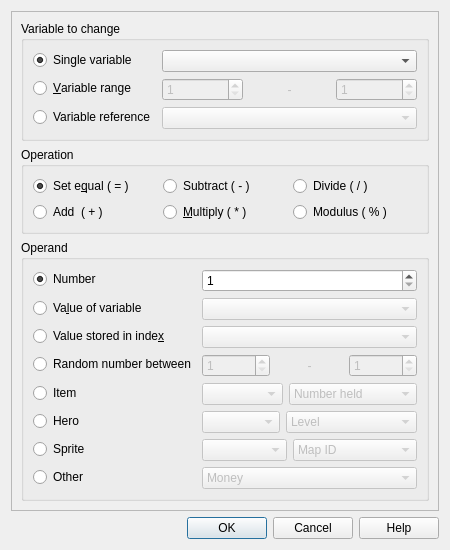
<?xml version="1.0" encoding="UTF-8"?>
<ui version="4.0">
 <class>VariableOperations</class>
 <widget class="QDialog" name="VariableOperations">
  <property name="windowModality">
   <enum>Qt::WindowModal</enum>
  </property>
  <property name="geometry">
   <rect>
    <x>0</x>
    <y>0</y>
    <width>450</width>
    <height>526</height>
   </rect>
  </property>
  <property name="sizePolicy">
   <sizepolicy hsizetype="Fixed" vsizetype="Fixed">
    <horstretch>0</horstretch>
    <verstretch>0</verstretch>
   </sizepolicy>
  </property>
  <property name="maximumSize">
   <size>
    <width>450</width>
    <height>526</height>
   </size>
  </property>
  <property name="windowTitle">
   <string>Variable Operations</string>
  </property>
  <property name="modal">
   <bool>true</bool>
  </property>
  <layout class="QVBoxLayout" name="verticalLayout">
   <item>
    <widget class="QFrame" name="frame">
     <property name="frameShape">
      <enum>QFrame::StyledPanel</enum>
     </property>
     <property name="frameShadow">
      <enum>QFrame::Raised</enum>
     </property>
     <layout class="QVBoxLayout" name="verticalLayout_2">
      <item>
       <widget class="QGroupBox" name="groupBox">
        <property name="title">
         <string>Variable to change</string>
        </property>
        <layout class="QFormLayout" name="formLayout">
         <item row="0" column="0">
          <widget class="QRadioButton" name="var_box_single">
           <property name="text">
            <string>Single variable</string>
           </property>
           <property name="checked">
            <bool>true</bool>
           </property>
          </widget>
         </item>
         <item row="0" column="1">
          <widget class="VariableRpgComboBox" name="var_single"/>
         </item>
         <item row="1" column="0">
          <widget class="QRadioButton" name="var_box_range">
           <property name="text">
            <string>&amp;Variable range</string>
           </property>
          </widget>
         </item>
         <item row="1" column="1">
          <layout class="QHBoxLayout" name="horizontalLayout">
           <item>
            <widget class="QSpinBox" name="var_range_from">
             <property name="enabled">
              <bool>false</bool>
             </property>
             <property name="minimum">
              <number>1</number>
             </property>
             <property name="maximum">
              <number>999</number>
             </property>
            </widget>
           </item>
           <item>
            <widget class="QLabel" name="var_range_label">
             <property name="enabled">
              <bool>false</bool>
             </property>
             <property name="text">
              <string>-</string>
             </property>
             <property name="alignment">
              <set>Qt::AlignCenter</set>
             </property>
            </widget>
           </item>
           <item>
            <widget class="QSpinBox" name="var_range_to">
             <property name="enabled">
              <bool>false</bool>
             </property>
             <property name="minimum">
              <number>1</number>
             </property>
             <property name="maximum">
              <number>999</number>
             </property>
            </widget>
           </item>
          </layout>
         </item>
         <item row="2" column="0">
          <widget class="QRadioButton" name="var_box_ref">
           <property name="text">
            <string>Variable reference</string>
           </property>
          </widget>
         </item>
         <item row="2" column="1">
          <widget class="VariableRpgComboBox" name="var_ref">
           <property name="enabled">
            <bool>false</bool>
           </property>
          </widget>
         </item>
        </layout>
       </widget>
      </item>
      <item>
       <widget class="QGroupBox" name="groupBox_2">
        <property name="title">
         <string>Operation</string>
        </property>
        <layout class="QGridLayout" name="gridLayout">
         <item row="0" column="0">
          <widget class="QRadioButton" name="ope_eq">
           <property name="text">
            <string>Set e&amp;qual ( = )</string>
           </property>
           <property name="checked">
            <bool>true</bool>
           </property>
          </widget>
         </item>
         <item row="1" column="0">
          <widget class="QRadioButton" name="ope_add">
           <property name="text">
            <string>Add  ( + )</string>
           </property>
          </widget>
         </item>
         <item row="1" column="1">
          <widget class="QRadioButton" name="ope_mul">
           <property name="text">
            <string>&amp;Multiply ( * )</string>
           </property>
          </widget>
         </item>
         <item row="0" column="2">
          <widget class="QRadioButton" name="ope_div">
           <property name="text">
            <string>Divide ( / )</string>
           </property>
          </widget>
         </item>
         <item row="1" column="2">
          <widget class="QRadioButton" name="ope_mod">
           <property name="text">
            <string>Modulus ( % )</string>
           </property>
          </widget>
         </item>
         <item row="0" column="1">
          <widget class="QRadioButton" name="ope_sub">
           <property name="text">
            <string>Subtract ( - )</string>
           </property>
          </widget>
         </item>
        </layout>
       </widget>
      </item>
      <item>
       <widget class="QGroupBox" name="groupBox_3">
        <property name="title">
         <string>Operand</string>
        </property>
        <layout class="QFormLayout" name="formLayout_2">
         <item row="0" column="0">
          <widget class="QRadioButton" name="op_box_num">
           <property name="text">
            <string>Number</string>
           </property>
           <property name="checked">
            <bool>true</bool>
           </property>
          </widget>
         </item>
         <item row="0" column="1">
          <widget class="QSpinBox" name="op_num">
           <property name="minimum">
            <number>1</number>
           </property>
           <property name="maximum">
            <number>999</number>
           </property>
          </widget>
         </item>
         <item row="1" column="0">
          <widget class="QRadioButton" name="op_box_ref">
           <property name="text">
            <string>Va&amp;lue of variable</string>
           </property>
          </widget>
         </item>
         <item row="1" column="1">
          <widget class="VariableRpgComboBox" name="op_ref">
           <property name="enabled">
            <bool>false</bool>
           </property>
          </widget>
         </item>
         <item row="2" column="0">
          <widget class="QRadioButton" name="op_box_ix">
           <property name="text">
            <string>Value stored in inde&amp;x</string>
           </property>
          </widget>
         </item>
         <item row="2" column="1">
          <widget class="VariableRpgComboBox" name="op_ix">
           <property name="enabled">
            <bool>false</bool>
           </property>
          </widget>
         </item>
         <item row="3" column="0">
          <widget class="QRadioButton" name="op_box_ran">
           <property name="text">
            <string>Random number between</string>
           </property>
          </widget>
         </item>
         <item row="3" column="1">
          <layout class="QHBoxLayout" name="horizontalLayout_2">
           <item>
            <widget class="QSpinBox" name="op_ran_from">
             <property name="enabled">
              <bool>false</bool>
             </property>
             <property name="minimum">
              <number>1</number>
             </property>
             <property name="maximum">
              <number>999</number>
             </property>
            </widget>
           </item>
           <item>
            <widget class="QLabel" name="op_ran_label">
             <property name="enabled">
              <bool>false</bool>
             </property>
             <property name="text">
              <string>-</string>
             </property>
             <property name="alignment">
              <set>Qt::AlignCenter</set>
             </property>
            </widget>
           </item>
           <item>
            <widget class="QSpinBox" name="op_ran_to">
             <property name="enabled">
              <bool>false</bool>
             </property>
             <property name="minimum">
              <number>1</number>
             </property>
             <property name="maximum">
              <number>999</number>
             </property>
            </widget>
           </item>
          </layout>
         </item>
         <item row="4" column="0">
          <widget class="QRadioButton" name="op_box_item">
           <property name="text">
            <string>Item</string>
           </property>
          </widget>
         </item>
         <item row="4" column="1">
          <layout class="QHBoxLayout" name="horizontalLayout_4">
           <item>
            <widget class="ItemRpgComboBox" name="op_item">
             <property name="enabled">
              <bool>false</bool>
             </property>
            </widget>
           </item>
           <item>
            <widget class="QComboBox" name="op_item_op">
             <property name="enabled">
              <bool>false</bool>
             </property>
             <item>
              <property name="text">
               <string>Number held</string>
              </property>
             </item>
             <item>
              <property name="text">
               <string>Number equipped</string>
              </property>
             </item>
            </widget>
           </item>
          </layout>
         </item>
         <item row="5" column="0">
          <widget class="QRadioButton" name="op_box_hero">
           <property name="text">
            <string>Hero</string>
           </property>
          </widget>
         </item>
         <item row="5" column="1">
          <layout class="QHBoxLayout" name="horizontalLayout_3">
           <item>
            <widget class="ActorRpgComboBox" name="op_hero">
             <property name="enabled">
              <bool>false</bool>
             </property>
            </widget>
           </item>
           <item>
            <widget class="QComboBox" name="op_hero_op">
             <property name="enabled">
              <bool>false</bool>
             </property>
             <item>
              <property name="text">
               <string>Level</string>
              </property>
             </item>
             <item>
              <property name="text">
               <string>Experience</string>
              </property>
             </item>
             <item>
              <property name="text">
               <string>HP</string>
              </property>
             </item>
             <item>
              <property name="text">
               <string>MP</string>
              </property>
             </item>
             <item>
              <property name="text">
               <string>Maximum HP</string>
              </property>
             </item>
             <item>
              <property name="text">
               <string>Maximum MP</string>
              </property>
             </item>
             <item>
              <property name="text">
               <string>Attack</string>
              </property>
             </item>
             <item>
              <property name="text">
               <string>Defense</string>
              </property>
             </item>
             <item>
              <property name="text">
               <string>Intelligence</string>
              </property>
             </item>
             <item>
              <property name="text">
               <string>Agility</string>
              </property>
             </item>
             <item>
              <property name="text">
               <string>Weapon number</string>
              </property>
             </item>
             <item>
              <property name="text">
               <string>Shield number</string>
              </property>
             </item>
             <item>
              <property name="text">
               <string>Armor number</string>
              </property>
             </item>
             <item>
              <property name="text">
               <string>Helmet number</string>
              </property>
             </item>
             <item>
              <property name="text">
               <string>Accessory number</string>
              </property>
             </item>
            </widget>
           </item>
          </layout>
         </item>
         <item row="6" column="0">
          <widget class="QRadioButton" name="op_box_sprite">
           <property name="text">
            <string>Sprite</string>
           </property>
          </widget>
         </item>
         <item row="6" column="1">
          <layout class="QHBoxLayout" name="horizontalLayout_5">
           <item>
            <widget class="QComboBox" name="op_sprite">
             <property name="enabled">
              <bool>false</bool>
             </property>
            </widget>
           </item>
           <item>
            <widget class="QComboBox" name="op_sprite_op">
             <property name="enabled">
              <bool>false</bool>
             </property>
             <item>
              <property name="text">
               <string>Map ID</string>
              </property>
             </item>
             <item>
              <property name="text">
               <string>X coordinate</string>
              </property>
             </item>
             <item>
              <property name="text">
               <string>Y coordinate</string>
              </property>
             </item>
             <item>
              <property name="text">
               <string>Facing</string>
              </property>
             </item>
             <item>
              <property name="text">
               <string>Screen-relative X</string>
              </property>
             </item>
             <item>
              <property name="text">
               <string>Screen-relative Y</string>
              </property>
             </item>
            </widget>
           </item>
          </layout>
         </item>
         <item row="7" column="0">
          <widget class="QRadioButton" name="op_box_other">
           <property name="text">
            <string>Other</string>
           </property>
          </widget>
         </item>
         <item row="7" column="1">
          <widget class="QComboBox" name="op_other">
           <property name="enabled">
            <bool>false</bool>
           </property>
           <item>
            <property name="text">
             <string>Money</string>
            </property>
           </item>
           <item>
            <property name="text">
             <string>Timer 1 seconds</string>
            </property>
           </item>
           <item>
            <property name="text">
             <string>Timer 2 seconds</string>
            </property>
           </item>
           <item>
            <property name="text">
             <string>Size of party</string>
            </property>
           </item>
           <item>
            <property name="text">
             <string>Number of saves</string>
            </property>
           </item>
           <item>
            <property name="text">
             <string>Number of battles</string>
            </property>
           </item>
           <item>
            <property name="text">
             <string>Number of victories</string>
            </property>
           </item>
           <item>
            <property name="text">
             <string>Number of defeats</string>
            </property>
           </item>
           <item>
            <property name="text">
             <string>Number of escapes</string>
            </property>
           </item>
           <item>
            <property name="text">
             <string>MIDI ticks</string>
            </property>
           </item>
          </widget>
         </item>
        </layout>
       </widget>
      </item>
     </layout>
    </widget>
   </item>
   <item>
    <widget class="QDialogButtonBox" name="buttonBox">
     <property name="orientation">
      <enum>Qt::Horizontal</enum>
     </property>
     <property name="standardButtons">
      <set>QDialogButtonBox::Cancel|QDialogButtonBox::Help|QDialogButtonBox::Ok</set>
     </property>
     <property name="centerButtons">
      <bool>false</bool>
     </property>
    </widget>
   </item>
  </layout>
 </widget>
 <customwidgets>
  <customwidget>
   <class>ActorRpgComboBox</class>
   <extends>QComboBox</extends>
   <header>src/tools/rpgcombobox.h</header>
  </customwidget>
  <customwidget>
   <class>VariableRpgComboBox</class>
   <extends>QComboBox</extends>
   <header>src/tools/rpgcombobox.h</header>
  </customwidget>
  <customwidget>
   <class>ItemRpgComboBox</class>
   <extends>QComboBox</extends>
   <header>src/tools/rpgcombobox.h</header>
  </customwidget>
 </customwidgets>
 <resources/>
 <connections>
  <connection>
   <sender>buttonBox</sender>
   <signal>accepted()</signal>
   <receiver>VariableOperations</receiver>
   <slot>accept()</slot>
   <hints>
    <hint type="sourcelabel">
     <x>248</x>
     <y>254</y>
    </hint>
    <hint type="destinationlabel">
     <x>157</x>
     <y>274</y>
    </hint>
   </hints>
  </connection>
  <connection>
   <sender>buttonBox</sender>
   <signal>rejected()</signal>
   <receiver>VariableOperations</receiver>
   <slot>reject()</slot>
   <hints>
    <hint type="sourcelabel">
     <x>316</x>
     <y>260</y>
    </hint>
    <hint type="destinationlabel">
     <x>286</x>
     <y>274</y>
    </hint>
   </hints>
  </connection>
  <connection>
   <sender>buttonBox</sender>
   <signal>helpRequested()</signal>
   <receiver>VariableOperations</receiver>
   <slot>helpRequest()</slot>
   <hints>
    <hint type="sourcelabel">
     <x>298</x>
     <y>204</y>
    </hint>
    <hint type="destinationlabel">
     <x>298</x>
     <y>113</y>
    </hint>
   </hints>
  </connection>
  <connection>
   <sender>var_box_single</sender>
   <signal>toggled(bool)</signal>
   <receiver>var_single</receiver>
   <slot>setEnabled(bool)</slot>
   <hints>
    <hint type="sourcelabel">
     <x>90</x>
     <y>63</y>
    </hint>
    <hint type="destinationlabel">
     <x>326</x>
     <y>66</y>
    </hint>
   </hints>
  </connection>
  <connection>
   <sender>var_box_range</sender>
   <signal>toggled(bool)</signal>
   <receiver>var_range_to</receiver>
   <slot>setEnabled(bool)</slot>
   <hints>
    <hint type="sourcelabel">
     <x>90</x>
     <y>101</y>
    </hint>
    <hint type="destinationlabel">
     <x>424</x>
     <y>107</y>
    </hint>
   </hints>
  </connection>
  <connection>
   <sender>var_box_range</sender>
   <signal>toggled(bool)</signal>
   <receiver>var_range_from</receiver>
   <slot>setEnabled(bool)</slot>
   <hints>
    <hint type="sourcelabel">
     <x>90</x>
     <y>101</y>
    </hint>
    <hint type="destinationlabel">
     <x>228</x>
     <y>107</y>
    </hint>
   </hints>
  </connection>
  <connection>
   <sender>var_box_range</sender>
   <signal>toggled(bool)</signal>
   <receiver>var_range_label</receiver>
   <slot>setEnabled(bool)</slot>
   <hints>
    <hint type="sourcelabel">
     <x>90</x>
     <y>101</y>
    </hint>
    <hint type="destinationlabel">
     <x>326</x>
     <y>107</y>
    </hint>
   </hints>
  </connection>
  <connection>
   <sender>var_box_ref</sender>
   <signal>toggled(bool)</signal>
   <receiver>var_ref</receiver>
   <slot>setEnabled(bool)</slot>
   <hints>
    <hint type="sourcelabel">
     <x>103</x>
     <y>145</y>
    </hint>
    <hint type="destinationlabel">
     <x>326</x>
     <y>148</y>
    </hint>
   </hints>
  </connection>
  <connection>
   <sender>op_box_hero</sender>
   <signal>toggled(bool)</signal>
   <receiver>op_hero</receiver>
   <slot>setEnabled(bool)</slot>
   <hints>
    <hint type="sourcelabel">
     <x>59</x>
     <y>529</y>
    </hint>
    <hint type="destinationlabel">
     <x>288</x>
     <y>533</y>
    </hint>
   </hints>
  </connection>
  <connection>
   <sender>op_box_item</sender>
   <signal>toggled(bool)</signal>
   <receiver>op_item</receiver>
   <slot>setEnabled(bool)</slot>
   <hints>
    <hint type="sourcelabel">
     <x>56</x>
     <y>489</y>
    </hint>
    <hint type="destinationlabel">
     <x>274</x>
     <y>493</y>
    </hint>
   </hints>
  </connection>
  <connection>
   <sender>op_box_ix</sender>
   <signal>toggled(bool)</signal>
   <receiver>op_ix</receiver>
   <slot>setEnabled(bool)</slot>
   <hints>
    <hint type="sourcelabel">
     <x>111</x>
     <y>409</y>
    </hint>
    <hint type="destinationlabel">
     <x>350</x>
     <y>412</y>
    </hint>
   </hints>
  </connection>
  <connection>
   <sender>op_box_num</sender>
   <signal>toggled(bool)</signal>
   <receiver>op_num</receiver>
   <slot>setEnabled(bool)</slot>
   <hints>
    <hint type="sourcelabel">
     <x>68</x>
     <y>329</y>
    </hint>
    <hint type="destinationlabel">
     <x>350</x>
     <y>334</y>
    </hint>
   </hints>
  </connection>
  <connection>
   <sender>op_box_other</sender>
   <signal>toggled(bool)</signal>
   <receiver>op_other</receiver>
   <slot>setEnabled(bool)</slot>
   <hints>
    <hint type="sourcelabel">
     <x>61</x>
     <y>609</y>
    </hint>
    <hint type="destinationlabel">
     <x>350</x>
     <y>612</y>
    </hint>
   </hints>
  </connection>
  <connection>
   <sender>op_box_ran</sender>
   <signal>toggled(bool)</signal>
   <receiver>op_ran_from</receiver>
   <slot>setEnabled(bool)</slot>
   <hints>
    <hint type="sourcelabel">
     <x>126</x>
     <y>447</y>
    </hint>
    <hint type="destinationlabel">
     <x>267</x>
     <y>452</y>
    </hint>
   </hints>
  </connection>
  <connection>
   <sender>op_box_ran</sender>
   <signal>toggled(bool)</signal>
   <receiver>op_ran_to</receiver>
   <slot>setEnabled(bool)</slot>
   <hints>
    <hint type="sourcelabel">
     <x>126</x>
     <y>447</y>
    </hint>
    <hint type="destinationlabel">
     <x>432</x>
     <y>452</y>
    </hint>
   </hints>
  </connection>
  <connection>
   <sender>op_box_ran</sender>
   <signal>toggled(bool)</signal>
   <receiver>op_ran_label</receiver>
   <slot>setEnabled(bool)</slot>
   <hints>
    <hint type="sourcelabel">
     <x>126</x>
     <y>447</y>
    </hint>
    <hint type="destinationlabel">
     <x>350</x>
     <y>452</y>
    </hint>
   </hints>
  </connection>
  <connection>
   <sender>op_box_ref</sender>
   <signal>toggled(bool)</signal>
   <receiver>op_ref</receiver>
   <slot>setEnabled(bool)</slot>
   <hints>
    <hint type="sourcelabel">
     <x>98</x>
     <y>371</y>
    </hint>
    <hint type="destinationlabel">
     <x>350</x>
     <y>374</y>
    </hint>
   </hints>
  </connection>
  <connection>
   <sender>op_box_sprite</sender>
   <signal>toggled(bool)</signal>
   <receiver>op_sprite</receiver>
   <slot>setEnabled(bool)</slot>
   <hints>
    <hint type="sourcelabel">
     <x>61</x>
     <y>569</y>
    </hint>
    <hint type="destinationlabel">
     <x>288</x>
     <y>573</y>
    </hint>
   </hints>
  </connection>
  <connection>
   <sender>op_box_sprite</sender>
   <signal>toggled(bool)</signal>
   <receiver>op_sprite_op</receiver>
   <slot>setEnabled(bool)</slot>
   <hints>
    <hint type="sourcelabel">
     <x>61</x>
     <y>569</y>
    </hint>
    <hint type="destinationlabel">
     <x>412</x>
     <y>573</y>
    </hint>
   </hints>
  </connection>
  <connection>
   <sender>op_box_hero</sender>
   <signal>toggled(bool)</signal>
   <receiver>op_hero_op</receiver>
   <slot>setEnabled(bool)</slot>
   <hints>
    <hint type="sourcelabel">
     <x>59</x>
     <y>529</y>
    </hint>
    <hint type="destinationlabel">
     <x>412</x>
     <y>533</y>
    </hint>
   </hints>
  </connection>
  <connection>
   <sender>op_box_item</sender>
   <signal>toggled(bool)</signal>
   <receiver>op_item_op</receiver>
   <slot>setEnabled(bool)</slot>
   <hints>
    <hint type="sourcelabel">
     <x>56</x>
     <y>489</y>
    </hint>
    <hint type="destinationlabel">
     <x>397</x>
     <y>493</y>
    </hint>
   </hints>
  </connection>
 </connections>
 <slots>
  <slot>helpRequest()</slot>
  <slot>textChanged()</slot>
 </slots>
</ui>
